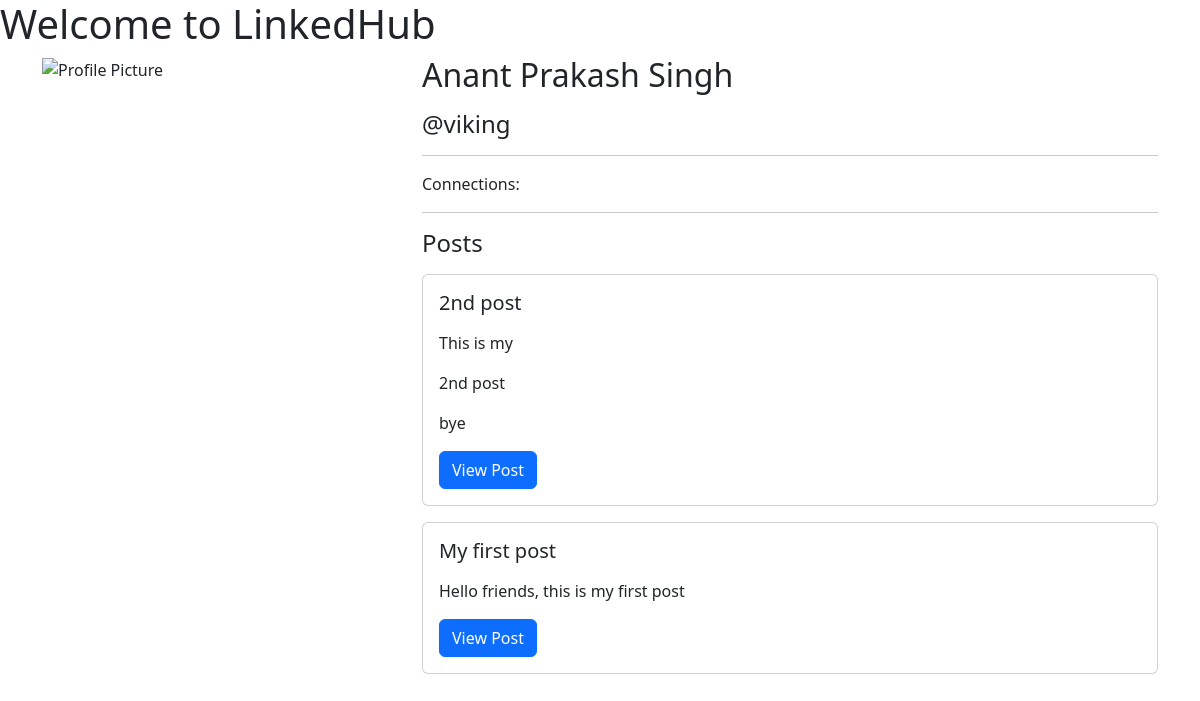
The page /viking/ on the database its author committed.
### home/models.py (models this page shows, shortened)
class UserProfile(models.Model):
    username = models.CharField(max_length=100)
    name = models.CharField(max_length=100)
    profile_pic = models.TextField(blank=True)
    bio = models.TextField(blank=True)

### post/models.py (models this page shows, shortened)
class Post(models.Model):
    post_id = models.AutoField(primary_key=True)
    title = models.CharField(max_length=200)
    content = models.TextField()
    author_id = models.CharField(max_length=100)
    likes = models.IntegerField(default=0)
    comments = models.IntegerField(default=0)
    timestamp = models.DateTimeField(auto_now_add=True)

### home/views.py (the view)
# urls.py: path('<str:username>/', views.profile, name='profile'),
def profile(request, username):
    prof = UserProfile.objects.raw(f'SELECT * FROM home_userprofile WHERE username = "{username}"')[0]
    posts = Post.objects.raw(f'SELECT * FROM post_post WHERE author_id = "{username}" ORDER BY timestamp DESC')
    context = {
        'profile': prof,
        'posts': posts,
    }
    if request.user.is_authenticated and request.user.username != username:
        mutual_connections = UserProfile.objects.raw(f'SELECT * FROM home_userprofile WHERE username = "{request.user.username}"')[0].connections.split(',')
        context['mutual_connections'] = mutual_connections
    return render(request, 'profile.html', context)

### templates/profile.html (shortened to what this page needs)
<!DOCTYPE html>
<html lang="en">
<head>
    <link rel="stylesheet" href="https://cdn.jsdelivr.net/npm/bootstrap@5.2.3/dist/css/bootstrap.min.css">
</head>
<body>
    <h1>Welcome to LinkedHub</h1>
    <div class="container">
        <div class="row">
            <div class="col-md-4">
                <img src="{{ profile.profile_pic }}" alt="Profile Picture" class="img-fluid">
            </div>
            <div class="col-md-8">
                <h2>{{ profile.name }}</h2>
                <h4>@{{ profile.username }}</h4>
                <hr>
                <p>Connections: {{ connections }}</p>
                <hr>
                <h4>Posts</h4>
                {% if posts %}
                    {% for post in posts %}
                        <div class="card my-3">
                            <div class="card-body">
                                <h5 class="card-title">{{ post.title }}</h5>
                                <p class="card-text">{{ post.content|linebreaks }}</p>
                                <a href="/post/{{ post.post_id }}" class="btn btn-primary">View Post</a>
                            </div>
                        </div>
                    {% endfor %}
                {% else %}
                    <p>No posts yet.</p>
                {% endif %}
            </div>
        </div>
    </div>
</body>
</html>

### rows shown on the page
UserProfile: name "Anant Prakash Singh", username "viking"
Post: title "2nd post", content "This is my 2nd post bye"
Post: title "My first post", content "Hello friends, this is my first post"
